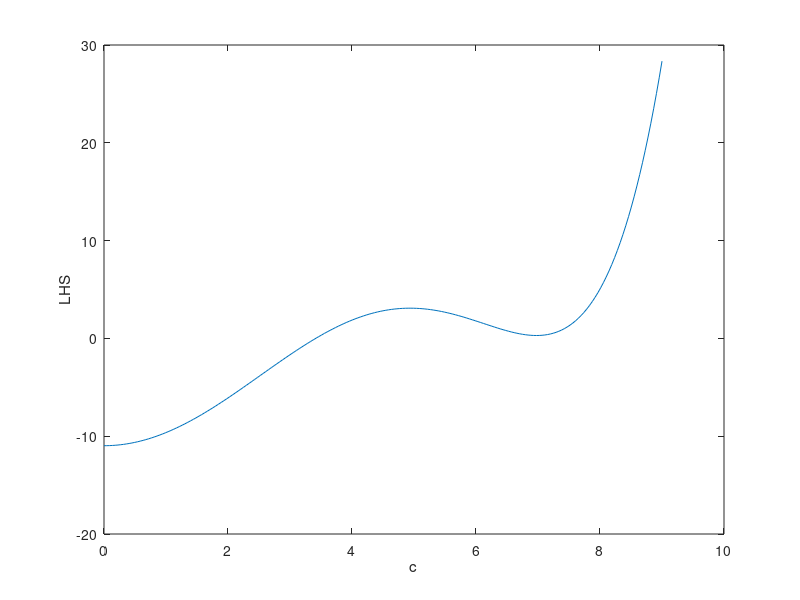

Reproduce this figure in MATLAB.
clear;
a=6.6;
b=3.7;
z=0;
%c=roots([1/b^6 0 -8/b^4 0 (24/b^2-16/a^2) 0 -16*(1-b^2/a^2)])

c=3.4143;
sa=(1-c^2/a^2)^0.5;
sb=(1-c^2/b^2)^0.5;
t=linspace(0,9,201)
%c=roots([1/b^6 0 -8/b^4 0 (24/b^2-16/a^2) 0 -16*(1-b^2/a^2)])
f=1/b^6*t.^6-8/b^4*t.^4+(24/b^2-16/a^2)*t.^2-16*(1-b^2/a^2)
plot(t,f)
%u=(exp(1/c*sa*z)-(1-0.5*c^2/b^2)*exp(1/c*sb*z))*exp(i*t);
%w=-i*(sa*exp(1/c*sa*z)+1/sb*(1-0.5*c^2/b^2)*exp(1/c*sb*z))*exp(i*t);
%hold on;
%plot(u,w,'r')
xlabel('c');
ylabel('LHS');
%legend('z=0','z=1','z=3','z=4','z=5','z=8')
%title('plot of u vs w at w=1 and x=0')
